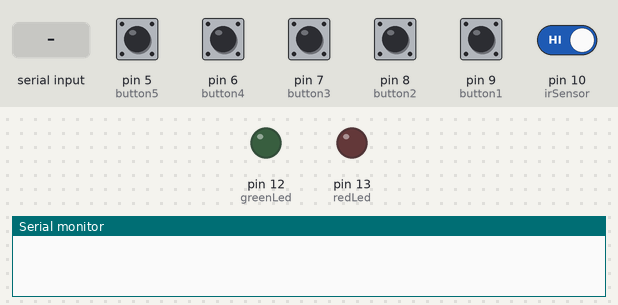
A sketch run on a simulated Arduino Uno, built with avr-gcc and run on an emulated ATmega328P. Parts: output pins drawn as LEDs (lit = HIGH), the last lines printed to the serial monitor. The test bench sets the inputs (shaded band); at power-on: pin 10 (irSensor) HIGH, pin 5 (button5), pin 6 (button4), pin 7 (button3), pin 8 (button2), pin 9 (button1) LOW.

Above: at 1.2 s.
1.3 s: pin 5 (button5) pulled HIGH for 0.15 s
At 2.0 s:
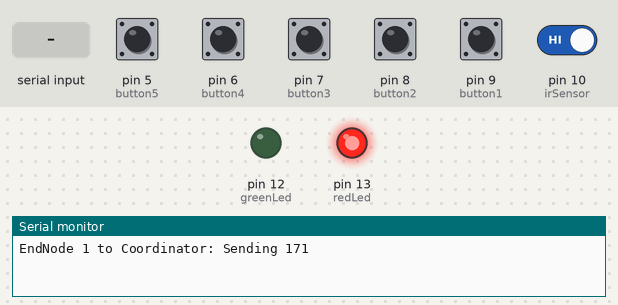
3.0 s: pin 6 (button4) pulled HIGH for 0.15 s
4.6 s: pin 9 (button1) pulled HIGH for 0.15 s
At 5.2 s:
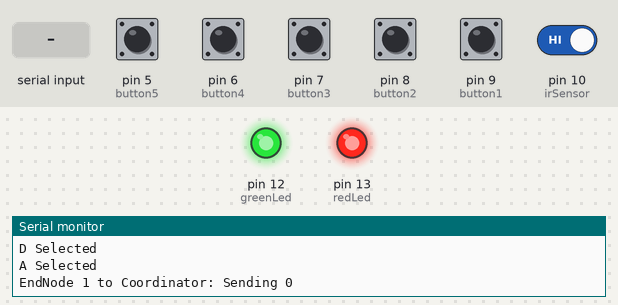
6.2 s: pin 7 (button3) pulled HIGH for 0.15 s
7.8 s: pin 8 (button2) pulled HIGH for 0.15 s
9.4 s: "d" received over the second serial link
Timing chart, 0 to 11.9 s (numbered marks = the images above; inputs shaded):
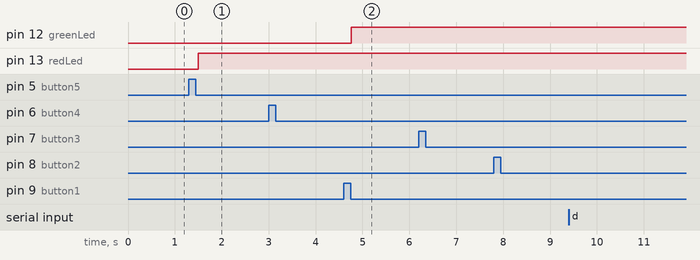

Measured:
- after the input at 1.3 s, pin 13 (redLed): LOW → HIGH after 0.20 s
- after the input at 4.6 s, pin 12 (greenLed): LOW → HIGH after 0.16 s

The sketch:

EndNode1_V3.ino
```cpp
/*
 Wireless Sensor Networks - 18748
 Author: Rishabh Brajabasi
 Date: 20/03/2019
 Version: 3.2

 Read status of 5 buttons and 1 IR sensor.
 Send data to Coordinator node via Xbee.
 Four buttons to select four choices, which can be toggled. A submit button which can
 be used to serially send the status of the four buttons when pressed.
 IR sensor to detect occupancy. Time based.
*/

#include "SoftwareSerial.h"
SoftwareSerial XBee(2, 3);

const int button1 = 9;  // Option A
const int button2 = 8;  // Option B
const int button3 = 7;  // Option C
const int button4 = 6;  // Option D
const int button5 = 5;  // Submit

const int redLed = 13;  // Red LED
const int greenLed = 12;  // Green LED

const int irSensor = 10; // Occupancy

// HIGH when button pressed and LOW when button released:
int optionAc = 0;
int optionBc = 0;
int optionCc = 0;
int optionDc = 0;
int submit = 0;

int wrong = 0;
int right = 0;

int occupied = 0;
// Timers to keep track of occupancy
int sitting = 0;  // Only increments when triggered
int otherwise = 0;  // Increments irrespective

//  Variables to keep track of toggling of buttons
bool a = false;
bool b = false;
bool c = false;
bool d = false;
bool s = false;

bool answered = false;

// Variables to detect state of options
int aSelected = 0;
int bSelected = 0;
int cSelected = 0;
int dSelected = 0;

byte tx = 0xAB;
byte seatOccupied = 0xff;
byte seatUnoccupied = 0x00;

void setup() {
  // initialize the button pin as a input:
  pinMode(button1, INPUT);
  pinMode(button2, INPUT);
  pinMode(button3, INPUT);
  pinMode(button4, INPUT);
  pinMode(button5, INPUT);
  pinMode(irSensor, INPUT);
  pinMode(redLed, OUTPUT);
  pinMode(greenLed, OUTPUT);

  // initialize serial communication:
  Serial.begin(9600);
  XBee.begin(9600);

}


void loop() {
  // read the pushbutton input pin:
  optionAc = digitalRead(button1);
  optionBc = digitalRead(button2);
  optionCc = digitalRead(button3);
  optionDc = digitalRead(button4);
  submit = digitalRead(button5);
  occupied = digitalRead(irSensor);

  if (optionAc == HIGH && a == false) {
    a = true;
  }
  if (optionAc == LOW && a == true){
    a = false;
      if(aSelected == 0 ){
        Serial.println("A Selected");
          aSelected = 1;
        }
      else{
        Serial.println("A Unselected");
          aSelected = 0;
      }
  }

  if (optionBc == HIGH && b == false) {
    b = true;
  }
  if (optionBc == LOW && b == true){
    b = false;
      if(bSelected == 0 ){
        Serial.println("B Selected");
        bSelected = 1;
      }
      else{
        Serial.println("B Unselected");
        bSelected = 0;
      }
  }

  if (optionCc == HIGH && c == false) {
    c = true;
  }
  if (optionCc == LOW && c == true){
    c = false;
    if(cSelected == 0 ){
      Serial.println("C Selected");
      cSelected = 1;
    }
    else{
      Serial.println("C Unselected");
      cSelected = 0;
    }
  }

  if (optionDc == HIGH && d == false) {
    d = true;
  }
  if (optionDc == LOW && d == true){
    d = false;
    if(dSelected == 0 ){
      Serial.println("D Selected");
      dSelected = 1;
    }
    else{
      Serial.println("D Unselected");
      dSelected = 0;
    }
  }

  if( submit == HIGH && s == false){
    s = true;

  }
  if( submit == LOW && s == true){
    s = false;
    /*
    Serial.print(aSelected);
    Serial.print("|");
    Serial.print(bSelected);
    Serial.print("|");
    Serial.print(cSelected);
    Serial.print("|");
    Serial.print(dSelected);
    Serial.print("|");
    Serial.println();
    Serial.println("");
    */
    Serial.println("EndNode 1 to Coordinator: Sending 171");
    XBee.write(tx);
    answered = true;
    delay(50);
  }

  if(answered == true){
    if(aSelected == 1 && dSelected == 1){
      digitalWrite(greenLed, HIGH);
    }
    else{
      digitalWrite(redLed, HIGH);
    }
  }

  if( occupied == LOW ){
    sitting = sitting + 1;
  }

  otherwise = otherwise + 1;

  if(sitting == otherwise && sitting == 100){
    Serial.println("EndNode 1 to Coordinator: Sending 255");
    XBee.write(seatOccupied);
  }
  else if(sitting != otherwise && otherwise == 100){
    Serial.println("EndNode 1 to Coordinator: Sending 0");
    XBee.write(seatUnoccupied);
  }

  if(otherwise == 100){
    otherwise = 0;
    sitting = 0;
  }

    // A reset variable that should be recieved by the arduino from the Pi.
    // This will set all the options to 0.
  delay(50);

  if (XBee.available())
  {
    byte rx = XBee.read();
    Serial.print("Coordinator to End Node 1: Recieving ");
    Serial.print(rx);
    Serial.println();
  }

}
```
